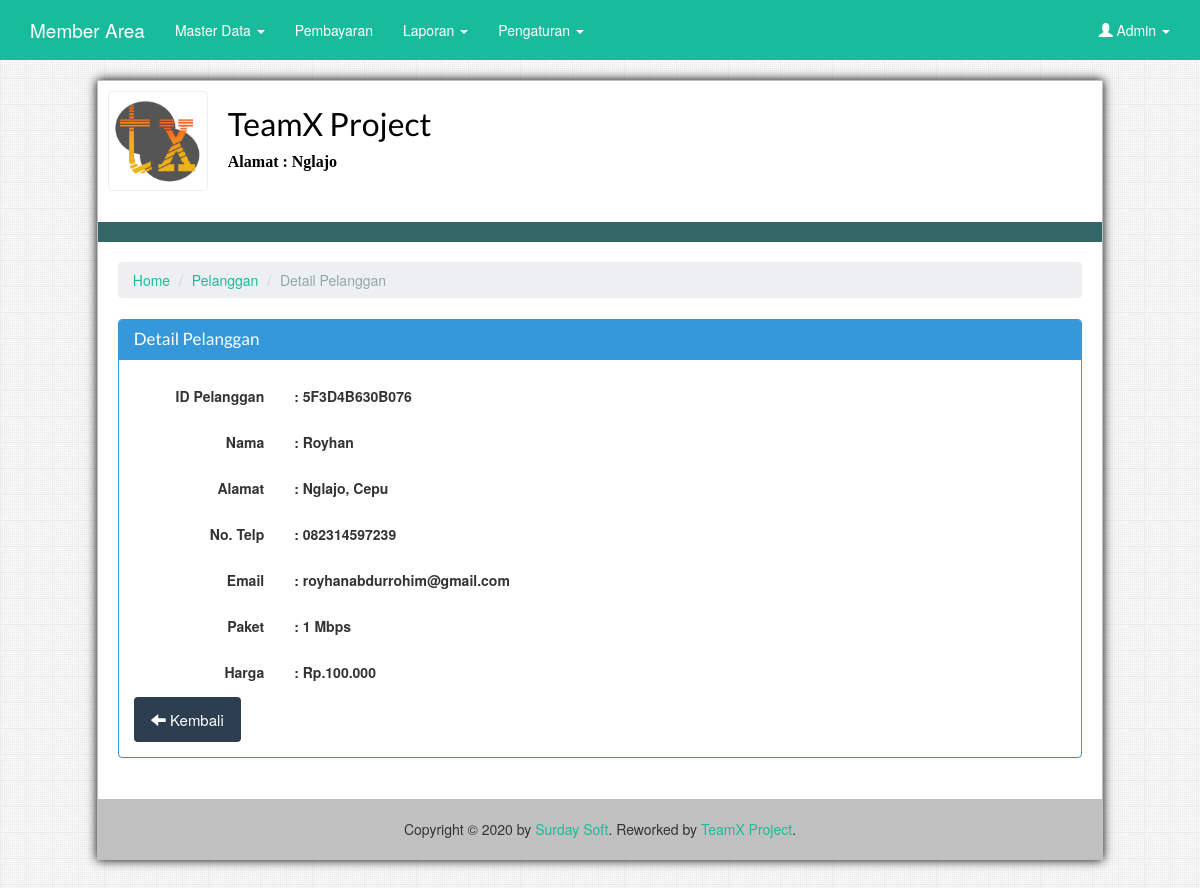
Page /index.php?page=pelanggan&aksi=detail&id=5F3D4B630B076 (signed in) on the earlier database version.
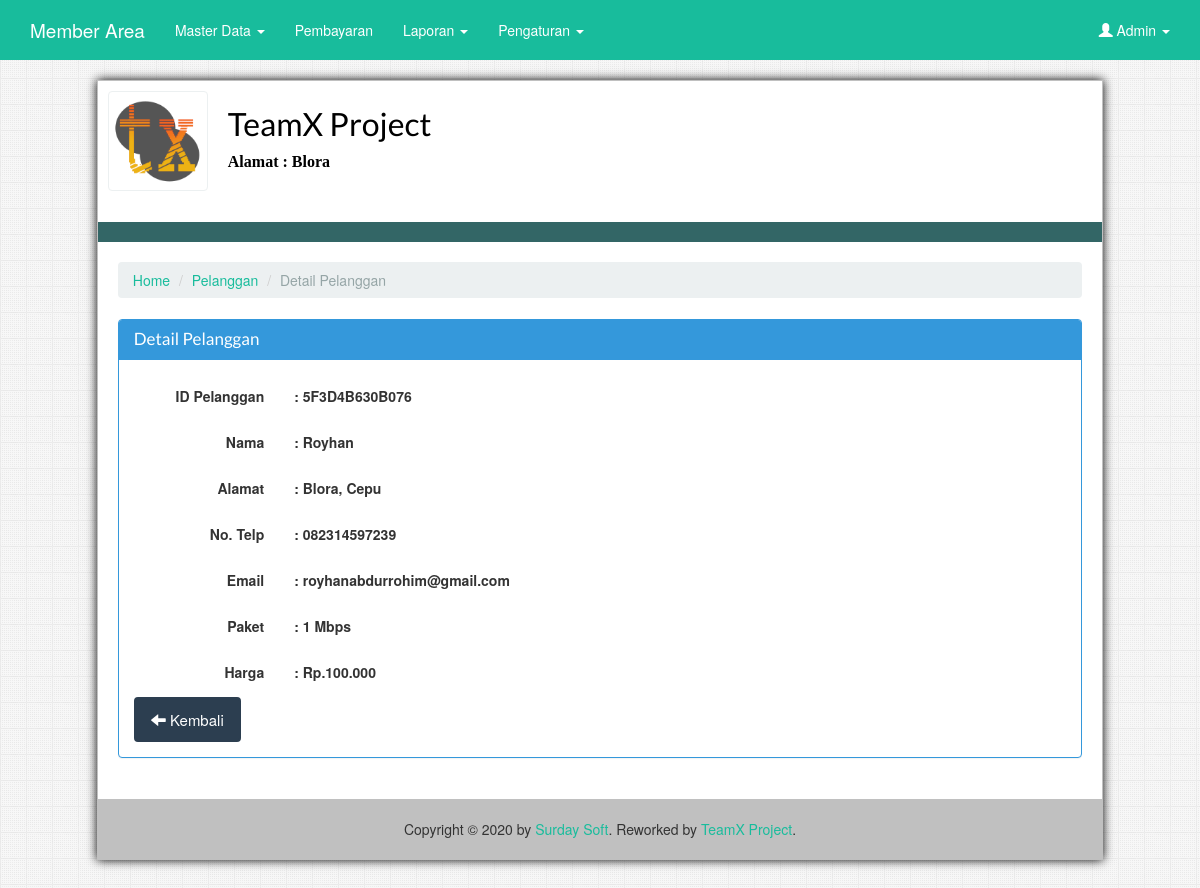
Same page on the later database version.
### tables this page shows
CREATE TABLE `t_setting` (
  `id` int(1) NOT NULL,
  `nama` varchar(64) NOT NULL,
  `alamat` text NOT NULL,
  `pemilik` varchar(64) NOT NULL,
  `logo` varchar(100) NOT NULL
);

CREATE TABLE `t_pelanggan` (
  `id_pelanggan` varchar(25) NOT NULL,
  `nama` varchar(64) NOT NULL,
  `alamat` varchar(128) NOT NULL,
  `no_hp` varchar(13) NOT NULL,
  `email` varchar(64) NOT NULL,
  `id_paket` varchar(16) NOT NULL
);

CREATE TABLE `t_paket` (
  `id_paket` varchar(16) NOT NULL,
  `nama` varchar(64) NOT NULL,
  `harga` varchar(32) NOT NULL
);

### view/detail_pelanggan.php (the view, shortened to what the changed rows need)
<ul class="breadcrumb">
  <li><a href="./">Home</a></li>
  <li><a href="?page=<?php echo $page ;?>"><?php echo ucfirst($page) ; ?></a></li>
  <li class="active"><?php echo ucfirst($action) ; ?> Pelanggan</li>
</ul>
 <?php
 include "./inc/config.php";
 $query = $db->prepare("SELECT t_pelanggan.*, t_paket.nama as nama_paket, t_paket.harga from t_pelanggan left join t_paket on t_pelanggan.id_paket=t_paket.id_paket where t_pelanggan.id_pelanggan='$_GET[id]'");
 $query->execute();
 $data=$query->fetch(PDO::FETCH_ASSOC);
 ?>
<div class="panel panel-info">
  <div class="panel-heading">
    <h3 class="panel-title">Detail Pelanggan</h3>
  </div>
  <div class="panel-body">
  					<div class="form-horizontal" role="form">
					  <div class="form-group">
						<label class="col-sm-2 control-label">ID Pelanggan</label>
						<div class="col-sm-10">
							<label class="col-sm-0 control-label">:</label>
							<label class="col-sm-0 control-label"><?php echo $data['id_pelanggan']; ?></label>
						</div>
					  </div>
					  <div class="form-group">
						<label class="col-sm-2 control-label">Nama </label>
						<div class="col-sm-10">
							<label class="col-sm-0 control-label">:</label>
							<label class="col-sm-0 control-label"><?php echo $data['nama']; ?></label>
						</div>
					  </div>
					  <div class="form-group">
						<label class="col-sm-2 control-label">Alamat</label>
						<div class="col-sm-10">
							<label class="col-sm-0 control-label">:</label>
							<label class="col-sm-0 control-label"><?php echo $data['alamat']; ?></label>
						</div>
					  </div>
					  <div class="form-group">
						<label class="col-sm-2 control-label">No. Telp</label>
						<div class="col-sm-10">
							<label class="col-sm-0 control-label">:</label>
							<label class="col-sm-0 control-label"><?php echo $data['no_hp']; ?></label>
						</div>
					  </div>
					  <div class="form-group">
						<label class="col-sm-2 control-label">Email</label>
						<div class="col-sm-10">
							<label class="col-sm-0 control-label">:</label>
							<label class="col-sm-0 control-label"><?php echo $data['email']; ?></label>
						</div>
					  </div>
					  <div class="form-group">
						<label class="col-sm-2 control-label">Paket</label>
						<div class="col-sm-10">
							<label class="col-sm-0 control-label">:</label>
							<label class="col-sm-0 control-label"><?php echo $data['nama_paket']; ?></label>
						</div>
					  </div>
					  <div class="form-group">
						<label class="col-sm-2 control-label">Harga</label>
						<div class="col-sm-10">
							<label class="col-sm-0 control-label">:</label>
							<label class="col-sm-0 control-label"><?php echo "Rp.".number_format($data['harga'], 0, ',', '.'); ?></label>
						</div>
					  </div>
					  <div class="btn-group">
						<?php
							echo "<a href=\"?page=pelanggan\" class=\"btn btn-primary\"><span class=\"glyphicon glyphicon-arrow-left\"></span> Kembali</a>";
						?>
					  </div>
					</div>
  </div>
</div>

### index.php (shortened to what the changed rows need)
<?php
  include "inc/config.php";
  $perusahaan = $db->prepare("SELECT * FROM t_setting limit 1");
  $perusahaan->execute();
  $seting = $perusahaan->fetch(PDO::FETCH_ASSOC);
?>
<html>
<head>
  <link href="css/bootstrap.css" rel="stylesheet">
  <link href="css/style.css" rel="stylesheet">
  <link rel="stylesheet" href="js/jquery/jquery-ui.css">
</head>
<body>
<div id="wadah">
  <div id="kepala">
        <img src="img/logo.png" class="thumbnail span3" style="display: inline; float: left; margin-right: 20px; width: 100px; height: 100px">
        <h2 style="margin: 15px 0 10px 0; color: #000;"><?php echo $seting['nama'] ?></h2>
        <div style="color: #000; font-size: 16px; font-family: Tahoma" class="clearfix"><b>Alamat : <?php echo $seting['alamat'] ?></b></div>
  </div>
  <div id="isi">
  <?php
  $page = @$_GET['page'];
  $action = @$_GET['aksi'];
  if($page == "pelanggan"){
    if ($action == ""){
      include "view/l_pelanggan.php" ;
    }else if ($action == "tambah"){
      include "view/f_pelanggan.php" ;
    }else if ($action == "detail"){
      include "view/detail_pelanggan.php" ;
    }else if ($action == "edit"){
      include "view/u_pelanggan.php" ;
    }else if ($action == "delete"){
      include "view/l_pelanggan.php" ;
    }
  }else if ($page == "paket"){
    if ($action == ""){
      include "view/l_paket.php" ;
    }else if ($action == "tambah"){
      include "view/f_paket.php" ;
    }else if ($action == "edit"){
      include "view/u_paket.php" ;
    } else if ($action == "delete"){
      include "view/l_paket.php" ;
    }
  }else if ($page == "transaksi"){
    if($action == ""){
      include "view/l_transaksi.php";
    }else if($action=="tambah"){
      include "view/f_transaksi.php";
    }else if($action=="edit"){
      include "view/u_transaksi.php";
    }else if($action=="delete"){
      include "view/l_transaksi.php";
    }else if($action=="validasi"){
      include "view/v_transaksi.php";
    }
  }else if ($page == "profil"){
    include "view/l_profil.php";
  }else if ($page == "perusahaan"){
    include "view/setting.php";
  }else if ($page == "user"){
    if($action == ""){
    include "view/l_user.php";
    }elseif ($action == "tambah") {
      include "view/f_user.php";
    }elseif ($action == "edit") {
      include "view/u_user.php";
    }elseif ($action == "delete") {
      include "view/l_user.php";
    }
  }else if ($page == "rekapbayar"){
    include "view/rekap_laporan.php";
  }else if ($page == "logout"){
    include "logout.php";
  }else if ($page == ""){
    include "view/xyz.php" ;
  }else {
    include "view/404.php";
  }
  ?>
  </div>
</div>
</body>
</html>

Differences in the rows shown:
changed t_setting "TeamX Project": alamat "Nglajo" → "Blora"
changed t_pelanggan "Royhan": alamat "Nglajo, Cepu" → "Blora, Cepu"
